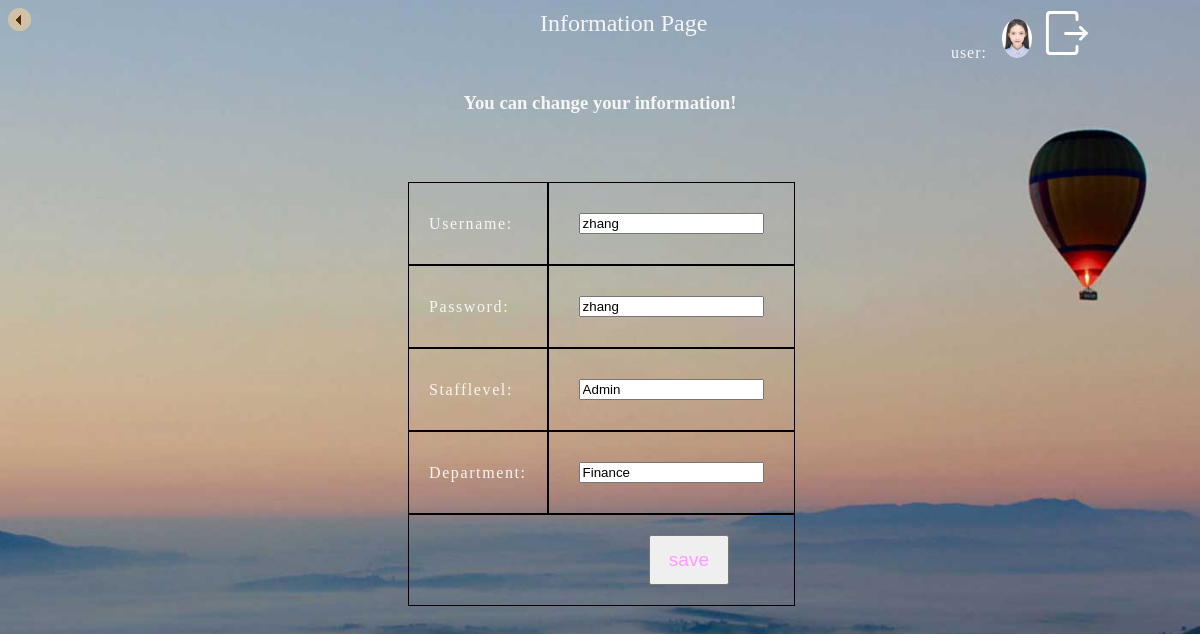
Screenshot of /manager/information.php?username=zhang with the database file from the repository.
### tables this page shows
CREATE TABLE IF NOT EXISTS `staff` (
  `id` int(11) NOT NULL,
  `username` varchar(15) DEFAULT NULL,
  `password` varchar(15) DEFAULT NULL,
  `Level` varchar(15) DEFAULT NULL,
  `department` varchar(15) DEFAULT NULL
);

### manager/information.php (the view, shortened to what this page needs)
<!DOCTYPE html>
<html>
  <head>
    <link rel="stylesheet" type="text/css" href="css/information.css">
  </head>
  <body>
  	<div>
  		<a href="#"  onclick="JavaScript:window.history.back();" ><img src="images/return.png" /></a>
  		<span class="title">Information Page</span>
  		<span class="user">user:&nbsp;&nbsp;
  			<img src="images/3.jpeg" class="userimg">&nbsp;
  			<a href="manager.html"><img src="images/4.svg" class="logout" /></a>
  			</span>
  	</div>
  	<br/><br/>
    <h3 align="center">You can change your information!</h3>
  	<div id="inf">
        <?php
          $username=$_GET['username'];
          $db = mysql_connect("localhost","zj","201901f10075");
          $sql = "SELECT * FROM staff where username='$username'";
          $result = mysql_query($sql,$db);
         while($attr = mysql_fetch_array($result)){
            ?>
              <form method="post" action="change-inf.php">
                <table class="basic" cellspacing="0">
                  <tr>
                    <td><label>Username:</label></td>
                    <td>
                      <input type="text" name="username" value="<?php echo $attr[1]; ?>">
                    </td>
                  </tr>
                  <tr>
                    <td><label>Password:</label></td>
                    <td>
                      <input type="text" name="password" value="<?php echo $attr[2]; ?>">
                    </td>
                  </tr>
                  <tr>
                    <td><label>Stafflevel:</label></td>
                    <td>
                      <input type="text" name="level" value="<?php echo $attr[3]; ?>">
                    </td>
                  </tr>
                  <tr>
                    <td><label>Department:</label></td>
                    <td>
                      <input type="text" name="department" value="<?php echo $attr[4]; ?>">
                    </td>
                  </tr>
                  <tr style="line-height: 40px;">
                  <td colspan="2"><button class="btn1"  onclick="{location.href='change-inf.php?username=<?php echo $username;?>'}">save</button></td>
                </tr>
                </table>
            </form>
        <?php  } ?>
    </div>
  </body>
</html>

### manager/css/information.css (style rules this page uses)
body { background-image: url("../images/back.jpg"); background-size:cover; background-repeat:no-repeat; color: whitesmoke; }
a { text-decoration: none; color: black; }
.title { font-size: x-large; margin-left: 500px; }
.user { float: right; margin-right: 100px; letter-spacing: 1px; }
.userimg { border-radius:50%; width: 30px; }
.logout { width: 50px; }
#inf { float: left; width: 300px; height: 300px; margin-left: 250px; letter-spacing: 0.1em; }
.basic { margin-top: 50px; padding-left: 150px; }
.basic td { padding: 20px; }
.basic td,tr,th { border: 1px solid black; border-collapse: collapse; }
input,select { margin: 10px; }
.btn1 { width: 80px; margin-left: 220px; height: 50px; font-size: larger; color: #FF99FF; }

### rows the page displays
staff: username "zhang", password "zhang", level "Admin", department "Finance"
